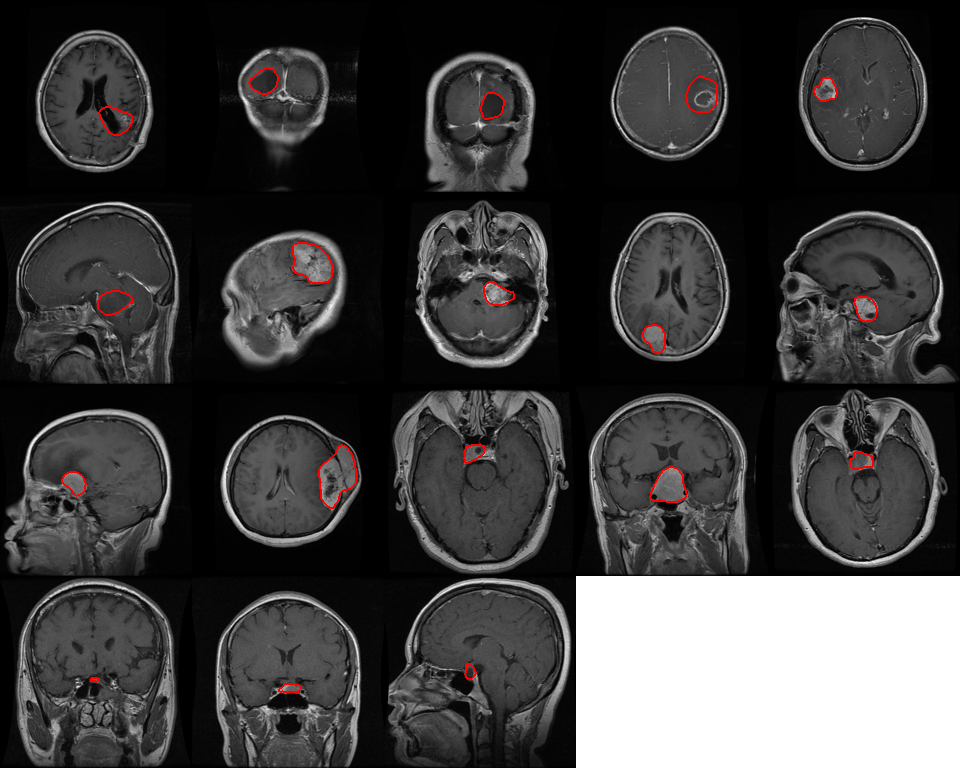
#> input picture P1/mask_overlays.png, 960 x 768 px
$ python -i verify_masks.py   (imports and definitions only)
#> lines starting #> are read from the running program, lines starting #| are printed output that depends on the picture; after the words box and inside, x2 and y2 are one past the last pixel; in counts of white or black regions, pixels touching at a corner belong together
"""P1 step 3: verify every figshare image-mask pair.

Per pair checks:
- mask file readable, same size as the image, strictly binary (0/255)
- mask not empty; area fraction not an outlier
- mask lies inside the head (filled foreground of the slice), not on the black background.
  Darkness alone is not used: gliomas often have dark necrotic/cystic cores
- mask agrees with the manually drawn tumorBorder stored in the .mat file
  (border points that fall on/near the mask; a couple of stray points are allowed, since
  small outlines have only ~8-15 points and thin/concave edges rasterize loosely)

Outputs: mask_check.csv (one row per figshare image, with an `issues` column),
         mask_overlays.png (20 overlays, stratified by label, plus any flagged pairs)
Run after clean_data.py.
"""
import os

import h5py
import numpy as np
import pandas as pd
from PIL import Image
from scipy import ndimage

project_root = os.path.dirname(os.path.abspath(__file__))
manifest_csv = os.path.join(project_root, 'manifest_clean.csv')
output_csv = os.path.join(project_root, 'mask_check.csv')
overlay_png = os.path.join(project_root, 'mask_overlays.png')

MIN_AREA_FRAC = 0.0005      # tumor smaller than 0.05% of the slice is suspicious (smallest real one ~0.1%)
MAX_AREA_FRAC = 0.25        # tumor larger than 25% of the slice is suspicious
MAX_OUTSIDE_HEAD_FRAC = 0.05  # at most 5% of mask pixels may fall outside the head
BACKGROUND_LEVEL = 10       # pixel value (0-255) below which we call it background
MAX_BORDER_MISSES = 2       # tumorBorder points allowed further than BORDER_TOL px from the mask
                            # (the 7 pairs with exactly 2 misses were inspected: points on thin/concave edges)
BORDER_TOL = 3
N_OVERLAYS = 20
SEED = 0


def mat_path_for(img_rel_path):
    # .../brainTumorDataPublic_1-766_jpeg/images/1/12.jpg -> .../brainTumorDataPublic_1-766/12.mat
    parts = img_rel_path.split('/')
    batch = parts[-4][:-len('_jpeg')]
    stem = os.path.splitext(parts[-1])[0]
    return os.path.join(project_root, *parts[:-4], batch, stem + '.mat')


def head_region(img):
    # Largest bright blob with interior holes (dark ventricles, necrotic cores) filled in
    labeled, n = ndimage.label(ndimage.binary_closing(img >= BACKGROUND_LEVEL, iterations=3))
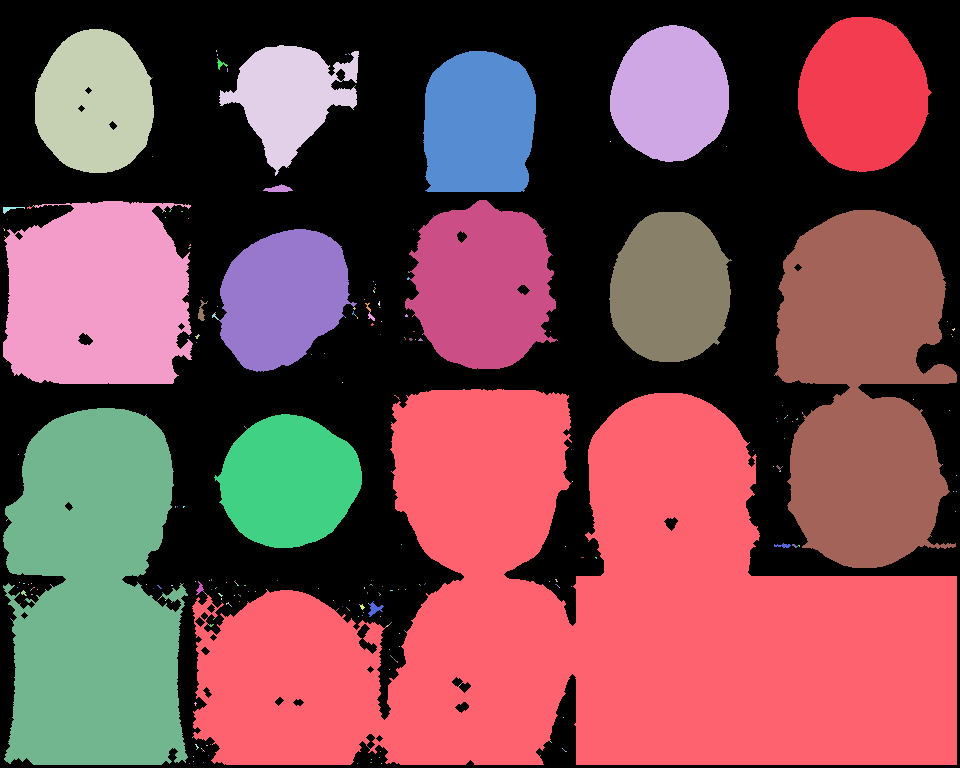
#> labeled: shape (768, 960) int32; 340 distinct labels, from 0 to 339; one colour per label, 0 black
#> n = 339
    if n == 0:
        return np.zeros_like(img, dtype=bool)
    largest = np.argmax(ndimage.sum(np.ones_like(img), labeled, range(1, n + 1))) + 1
#> largest = 107
    return ndimage.binary_fill_holes(labeled == largest)
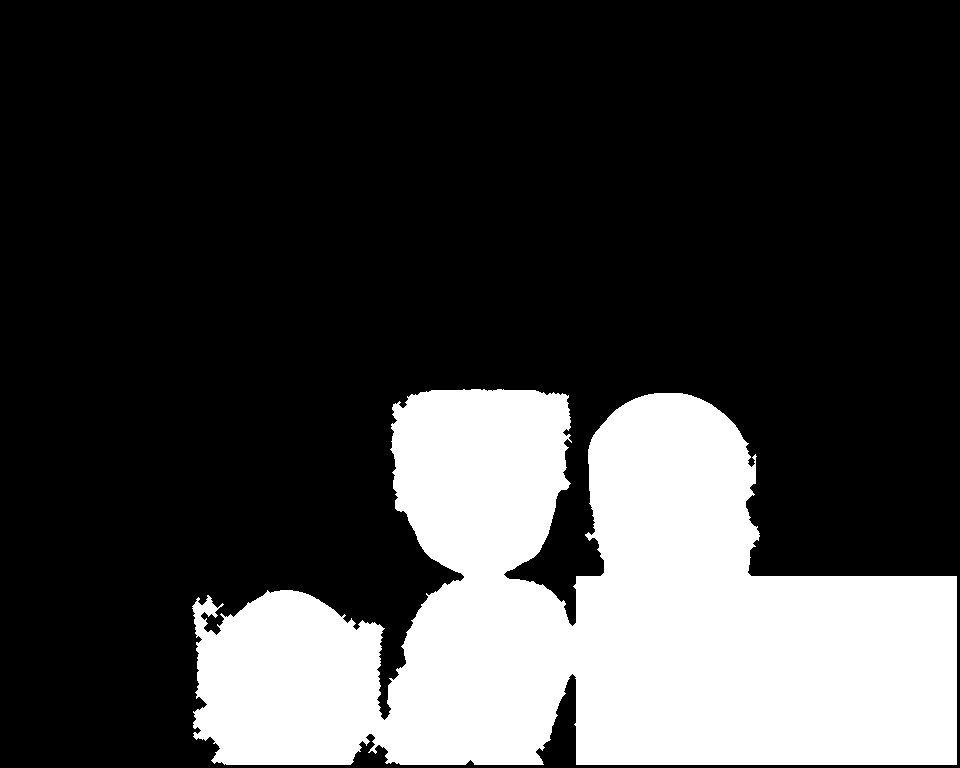
#> returned value: shape (768, 960) bool; 25% white; 1 white region, box (x1, y1, x2, y2) and area: (192, 389, 957, 765) 184435


def border_agreement(border, mask, swap):
    # border is [x1, y1, x2, y2, ...]; swap=False treats x as column, swap=True treats x as row
    if border.size < 2:
        return np.nan
    pts = np.round(border.reshape(-1, 2)).astype(int)
    cols, rows = (pts[:, 1], pts[:, 0]) if swap else (pts[:, 0], pts[:, 1])
    near = ndimage.binary_dilation(mask, iterations=BORDER_TOL)
    inside = (rows >= 0) & (rows < mask.shape[0]) & (cols >= 0) & (cols < mask.shape[1])
    hits = np.zeros(len(pts), dtype=bool)
    hits[inside] = near[rows[inside], cols[inside]]
    return float(hits.mean())


# [1 line that did not run here, left out]
# [1 line that did not run here, left out]

records = []
# [49 lines not run here, left out]

check = pd.DataFrame(records)

# Decide the coordinate convention from the data, then flag disagreements
# [1 line that did not run here, left out]
# [1 line that did not run here, left out]
# [1 line that did not run here, left out]
# [1 line that did not run here, left out]
# [1 line that did not run here, left out]
# [1 line that did not run here, left out]
# [1 line not run here, left out]

# Overlay grid: stratified random sample plus any flagged pairs, red = mask outline
rng = np.random.default_rng(SEED)
# [1 line that did not run here, left out]
# [1 line that did not run here, left out]
# [1 line that did not run here, left out]
# [1 line that did not run here, left out]
tile, cols = 192, 5
# [1 line that did not run here, left out]
# [16 lines not run here, left out]
# [1 line that did not run here, left out]
# [12 lines not run here, left out]

>>> import cv2
>>> picture = cv2.imread('mask_overlays.png', cv2.IMREAD_GRAYSCALE)
>>> result = head_region(picture)
